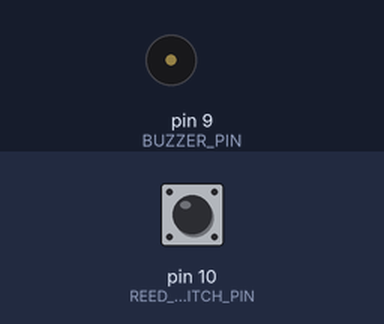
The sketch below on a simulated Arduino Uno, built with avr-gcc and run on an emulated ATmega328P. Shown: buzzer (waves = sounding). The inputs (shaded band) are chosen by the test bench; at power-on: pin 10 (REED_SWITCH_PIN) HIGH.

Above: at 0.5 s.
At 2.12 s:
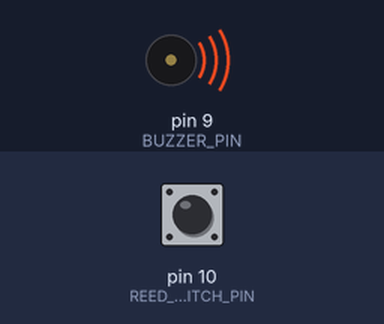
Timing chart, 0 to 3.0 s (numbered marks = the images above):
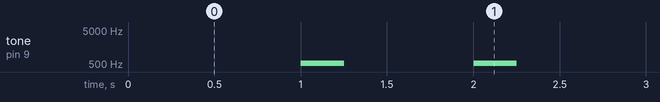

Measured:
- by itself, tone on pin 9 (BUZZER_PIN): repeats every 1.0 s: silent 0.75 s, 523 Hz 0.25 s, until it stays 3951 Hz from 15.0 s

The sketch:

ArduAlarm.ino
```cpp
#include <Keypad.h>

#include "HouseAlarm.h"
#include "pitches.h"

#define BUZZER_PIN      9
#define REED_SWITCH_PIN 10

// Keypad
#define N_ROWS  (byte) 4
#define N_COLS  (byte) 3

#define ROW0_PIN    2
#define ROW1_PIN    3
#define ROW2_PIN    4
#define ROW3_PIN    5

#define COL0_PIN    6
#define COL1_PIN    7
#define COL2_PIN    8


char keys[N_ROWS][N_COLS] = {
  {'1','2','3'},
  {'4','5','6'},
  {'7','8','9'},
  {'*','0','#'}
};
byte rowPins[N_ROWS] = {ROW0_PIN, ROW1_PIN, ROW2_PIN, ROW3_PIN};
byte colPins[N_COLS] = {COL0_PIN, COL1_PIN, COL2_PIN};
Keypad keypad = Keypad(makeKeymap(keys), rowPins, colPins, N_ROWS, N_COLS);


HouseAlarm alarm(BUZZER_PIN);

char code[MAX_CODE_LEN];
char code_index = 0;


void setup(){
    pinMode(REED_SWITCH_PIN, INPUT_PULLUP);
    alarm.begin();
    code[0] = '\0';
}


bool readKeyboard(){

    bool result = false;

    char key = keypad.getKey();
    if (key != NO_KEY){
        tone(BUZZER_PIN, NOTE_B5, 125);

        if (code_index >= MAX_CODE_LEN){
            code_index = 0;
        }

        code[code_index] = key;
        code_index++;

        if (key == '#' || key == '*'){
            code[code_index] = '\0';
            code_index = 0;
            result = true;
        }
    }

    return result;
}


void loop(){

    if (readKeyboard()){
        alarm.deactivate(code);
        alarm.activate(code);
    }

    if (digitalRead(REED_SWITCH_PIN) == HIGH){
        alarm.ring();
    }
    alarm.run();

    if (alarm.is_ringing()){
        tone(BUZZER_PIN, NOTE_B7, 250);
    }
}
```

HouseAlarm.cpp
```cpp
#include <Arduino.h>
#include "HouseAlarm.h"
#include "pitches.h"


#define LED_PIN         13

#define ONE_SECOND_MS  1000

#define PRE_ACTIVATED_TIME_S    10
#define PRE_ACTIVATED_TIME_MS   PRE_ACTIVATED_TIME_S*1000

#define PRE_RINGING_TIME_S      5
#define PRE_RINGING_TIME_MS     PRE_RINGING_TIME_S*1000

#define DEACTIVATION_CODE           "1364*"
#define ACTIVATION_CODE             "#"


HouseAlarm::HouseAlarm(int BuzzerPin)
{
    pin_buzzer = BuzzerPin;
    pinMode(pin_buzzer, OUTPUT);
    state = PRE_ACTIVATED;
}

void HouseAlarm::begin(){
    startTime = millis();
    secondsCounter = startTime + ONE_SECOND_MS;
}

void HouseAlarm::run(){
    unsigned long currentTime = 0;

    currentTime = millis();
    switch(state){
        case PRE_ACTIVATED:

            /* 1 Hz beep */
            if (currentTime > secondsCounter){
                secondsCounter += ONE_SECOND_MS; /* 1 second added */
                pip();
            }

            if (currentTime > startTime + PRE_ACTIVATED_TIME_MS){
                state = ACTIVATED;
                startTime = millis();
                secondsCounter = startTime + ONE_SECOND_MS;
            }
            break;

        case ACTIVATED:

            /* 1 Hz beep */
            if (currentTime > secondsCounter){
                secondsCounter += ONE_SECOND_MS; /* 1 second added */
                //switchLed = !switchLed;
            }

            //digitalWrite(LED_PIN, HIGH ? switchLed : LOW);
            break;

        case PRE_RINGING:

            /* 1 Hz beep */
            if (currentTime > secondsCounter){
                secondsCounter += ONE_SECOND_MS; /* 1 second added */
                pip();
            }

            if (currentTime > startTime + PRE_RINGING_TIME_MS){
                state = RINGING;
                startTime = millis();
                secondsCounter = startTime + ONE_SECOND_MS;
            }
            break;

        case DEACTIVATED:
            noTone(pin_buzzer);
            break;

    };
}

void HouseAlarm::activate(char *pwd){
    if (state == DEACTIVATED){
        if (strcmp(pwd, ACTIVATION_CODE) == 0){
            state = PRE_ACTIVATED;
            startTime = millis();
            secondsCounter = startTime + ONE_SECOND_MS;
        }
    }
}

void HouseAlarm::ring(){
    if (state == ACTIVATED){
        state = PRE_RINGING;
        startTime = millis();
        secondsCounter = startTime + ONE_SECOND_MS;
    }
}

bool HouseAlarm::is_ringing(){
    return state == RINGING;
}

bool HouseAlarm::deactivate(char *pwd){
    if (strcmp(pwd, DEACTIVATION_CODE) == 0){
        state = DEACTIVATED;
    }
}

/*
 * Private methods
 */

void HouseAlarm::pip(){
    tone(pin_buzzer, NOTE_C5, 250);
}
```

HouseAlarm.h
```cpp
#ifndef HouseAlarm_h
#define HouseAlarm_h

#define MAX_CODE_LEN   10

class HouseAlarm
{
    public:
        HouseAlarm(int);
        void begin();
        void run();
        void activate(char *);
        void ring();
        bool is_ringing();
        bool deactivate(char *);

        int pin_buzzer;

    private:
        enum  t_states
        {
            PRE_ACTIVATED,
            ACTIVATED,
            PRE_RINGING,
            RINGING,
            DEACTIVATED
        };
        t_states state;

        unsigned long startTime = 0;
        unsigned long secondsCounter = 0;

        void pip();

};

#endif
```

pitches.h
```cpp
/*************************************************
 * Public Constants
 *************************************************/

#define NOTE_B0  31
#define NOTE_C1  33
#define NOTE_CS1 35
#define NOTE_D1  37
#define NOTE_DS1 39
#define NOTE_E1  41
#define NOTE_F1  44
#define NOTE_FS1 46
#define NOTE_G1  49
#define NOTE_GS1 52
#define NOTE_A1  55
#define NOTE_AS1 58
#define NOTE_B1  62
#define NOTE_C2  65
#define NOTE_CS2 69
#define NOTE_D2  73
#define NOTE_DS2 78
#define NOTE_E2  82
#define NOTE_F2  87
#define NOTE_FS2 93
#define NOTE_G2  98
#define NOTE_GS2 104
#define NOTE_A2  110
#define NOTE_AS2 117
#define NOTE_B2  123
#define NOTE_C3  131
#define NOTE_CS3 139
#define NOTE_D3  147
#define NOTE_DS3 156
#define NOTE_E3  165
#define NOTE_F3  175
#define NOTE_FS3 185
#define NOTE_G3  196
#define NOTE_GS3 208
#define NOTE_A3  220
#define NOTE_AS3 233
#define NOTE_B3  247
#define NOTE_C4  262
#define NOTE_CS4 277
#define NOTE_D4  294
#define NOTE_DS4 311
#define NOTE_E4  330
#define NOTE_F4  349
#define NOTE_FS4 370
#define NOTE_G4  392
#define NOTE_GS4 415
#define NOTE_A4  440
#define NOTE_AS4 466
#define NOTE_B4  494
#define NOTE_C5  523
#define NOTE_CS5 554
#define NOTE_D5  587
#define NOTE_DS5 622
#define NOTE_E5  659
#define NOTE_F5  698
#define NOTE_FS5 740
#define NOTE_G5  784
#define NOTE_GS5 831
#define NOTE_A5  880
#define NOTE_AS5 932
#define NOTE_B5  988
#define NOTE_C6  1047
#define NOTE_CS6 1109
#define NOTE_D6  1175
#define NOTE_DS6 1245
#define NOTE_E6  1319
#define NOTE_F6  1397
#define NOTE_FS6 1480
#define NOTE_G6  1568
#define NOTE_GS6 1661
#define NOTE_A6  1760
#define NOTE_AS6 1865
#define NOTE_B6  1976
#define NOTE_C7  2093
#define NOTE_CS7 2217
#define NOTE_D7  2349
#define NOTE_DS7 2489
#define NOTE_E7  2637
#define NOTE_F7  2794
#define NOTE_FS7 2960
#define NOTE_G7  3136
#define NOTE_GS7 3322
#define NOTE_A7  3520
#define NOTE_AS7 3729
#define NOTE_B7  3951
#define NOTE_C8  4186
#define NOTE_CS8 4435
#define NOTE_D8  4699
#define NOTE_DS8 4978
```
